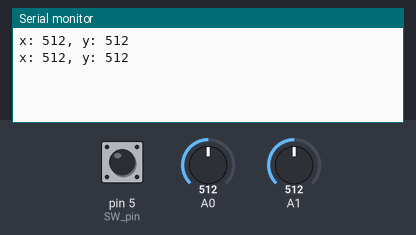
The sketch below on a simulated Arduino Uno, built with avr-gcc and run on an emulated ATmega328P. Parts: the last lines printed to the serial monitor. Inputs (shaded band) come from the test bench; at power-on: A0 = 512, A1 = 512, pin 5 (SW_pin) HIGH.

Above: at 2.3 s.
2.4 s: A0 set to 784
At 3.7 s:
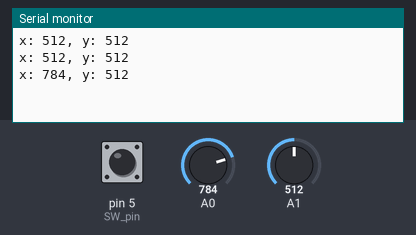
4.5 s: A0 set to 809
At 5.5 s:
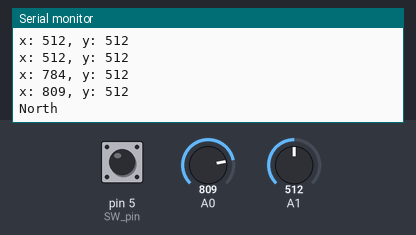
7.5 s: A1 set to 785
At 7.9 s:
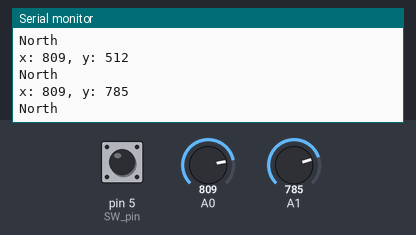
9.6 s: A1 set to 807
At 11.7 s:
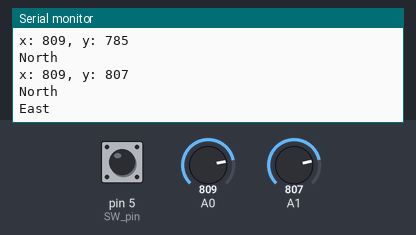
Timing chart, 0 to 13.2 s (numbered marks = the images above; inputs shaded):
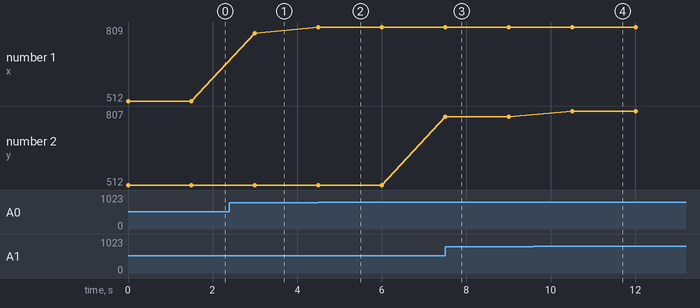

The sketch:

Master.ino
```cpp
// Master
#include <SoftwareSerial.h>
SoftwareSerial BTSerial(10,11);
// sensor
int vrx, vry;
const int SW_pin = 5;
//chinh sua lai logic
void setup() {
  pinMode(SW_pin, INPUT_PULLUP);
  BTSerial.begin(9600);
  Serial.begin(9600);
}

void loop() {
  vrx = analogRead(A0);
  vry = analogRead(A1);
  Serial.print("x: ");
  Serial.print(vrx);
  Serial.print(", y: ");
  Serial.print(vry);
  Serial.println();
  // Đọc giá trị từ nút nhấn trên joystick
  int SW_value = digitalRead(SW_pin);

  if (vrx <= 200) {
    Serial.println("South");
    // Gạt xuống
    BTSerial.write('0');
  } else if (vrx >= 800) {
    Serial.println("North");
    // Gạt lên
    BTSerial.write('1');
  }
  if (vry <= 200) {
    Serial.println("West");
    // Gạt trái:
    BTSerial.write('2');
  } else if (vry >= 800) {
    Serial.println("East");
    // Gạt phải:
    BTSerial.write('3');
  }

  if (SW_value == LOW) {
    Serial.println("CENTER");
    BTSerial.write('3');

  }

  delay(1500);
}
```

Measured:
- the behaviour switches between 799 and 800 on A0 (found by bisection; images 1 and 2)
- the behaviour switches between 799 and 800 on A1 (found by bisection; images 3 and 4)
- after the input at 2.4 s, the serial monitor: prints a new line after 0.60 s (image 1)
- after the input at 4.5 s, the serial monitor: prints a new line at once (image 2)
- after the input at 7.5 s, the serial monitor: prints a new line at once (image 3)
- after the input at 9.6 s, the serial monitor: prints a new line after 0.91 s (image 4)
- plotted number 1: 512 → 784 after the input at 2.4 s, 784 → 809 after the input at 4.5 s
- plotted number 2: 512 → 785 after the input at 7.5 s, 785 → 807 after the input at 9.6 s
